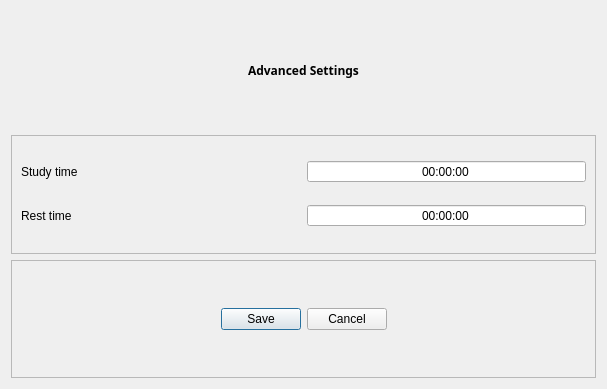
<?xml version="1.0" encoding="UTF-8"?>
<ui version="4.0">
 <class>Dialog</class>
 <widget class="QDialog" name="Dialog">
  <property name="geometry">
   <rect>
    <x>0</x>
    <y>0</y>
    <width>607</width>
    <height>389</height>
   </rect>
  </property>
  <property name="windowTitle">
   <string>Edit Study</string>
  </property>
  <property name="styleSheet">
   <string notr="true"/>
  </property>
  <layout class="QVBoxLayout" name="verticalLayout">
   <item>
    <widget class="QLabel" name="title">
     <property name="font">
      <font>
       <family>Golos Text Medium</family>
       <weight>75</weight>
       <bold>true</bold>
      </font>
     </property>
     <property name="text">
      <string>Advanced Settings</string>
     </property>
     <property name="alignment">
      <set>Qt::AlignCenter</set>
     </property>
    </widget>
   </item>
   <item>
    <widget class="QFrame" name="contentFrame">
     <property name="frameShape">
      <enum>QFrame::StyledPanel</enum>
     </property>
     <property name="frameShadow">
      <enum>QFrame::Raised</enum>
     </property>
     <layout class="QGridLayout" name="gridLayout">
      <item row="0" column="0">
       <widget class="QLabel" name="studyTimeLabel">
        <property name="text">
         <string>Study time</string>
        </property>
       </widget>
      </item>
      <item row="1" column="0">
       <widget class="QLabel" name="restTimeLabel">
        <property name="text">
         <string>Rest time</string>
        </property>
       </widget>
      </item>
      <item row="0" column="2">
       <widget class="QTimeEdit" name="studyTime">
        <property name="alignment">
         <set>Qt::AlignCenter</set>
        </property>
        <property name="buttonSymbols">
         <enum>QAbstractSpinBox::NoButtons</enum>
        </property>
       </widget>
      </item>
      <item row="1" column="2">
       <widget class="QTimeEdit" name="restTime">
        <property name="alignment">
         <set>Qt::AlignCenter</set>
        </property>
        <property name="buttonSymbols">
         <enum>QAbstractSpinBox::NoButtons</enum>
        </property>
       </widget>
      </item>
     </layout>
    </widget>
   </item>
   <item>
    <widget class="QFrame" name="controlFrame">
     <property name="frameShape">
      <enum>QFrame::StyledPanel</enum>
     </property>
     <property name="frameShadow">
      <enum>QFrame::Raised</enum>
     </property>
     <layout class="QHBoxLayout" name="horizontalLayout">
      <item>
       <spacer name="leftSpacer">
        <property name="orientation">
         <enum>Qt::Horizontal</enum>
        </property>
        <property name="sizeHint" stdset="0">
         <size>
          <width>40</width>
          <height>20</height>
         </size>
        </property>
       </spacer>
      </item>
      <item>
       <widget class="QPushButton" name="saveButton">
        <property name="text">
         <string>Save</string>
        </property>
       </widget>
      </item>
      <item>
       <widget class="QPushButton" name="cancelButton">
        <property name="text">
         <string>Cancel</string>
        </property>
       </widget>
      </item>
      <item>
       <spacer name="rightSpacer">
        <property name="orientation">
         <enum>Qt::Horizontal</enum>
        </property>
        <property name="sizeHint" stdset="0">
         <size>
          <width>40</width>
          <height>20</height>
         </size>
        </property>
       </spacer>
      </item>
     </layout>
    </widget>
   </item>
  </layout>
 </widget>
 <resources/>
 <connections/>
</ui>
